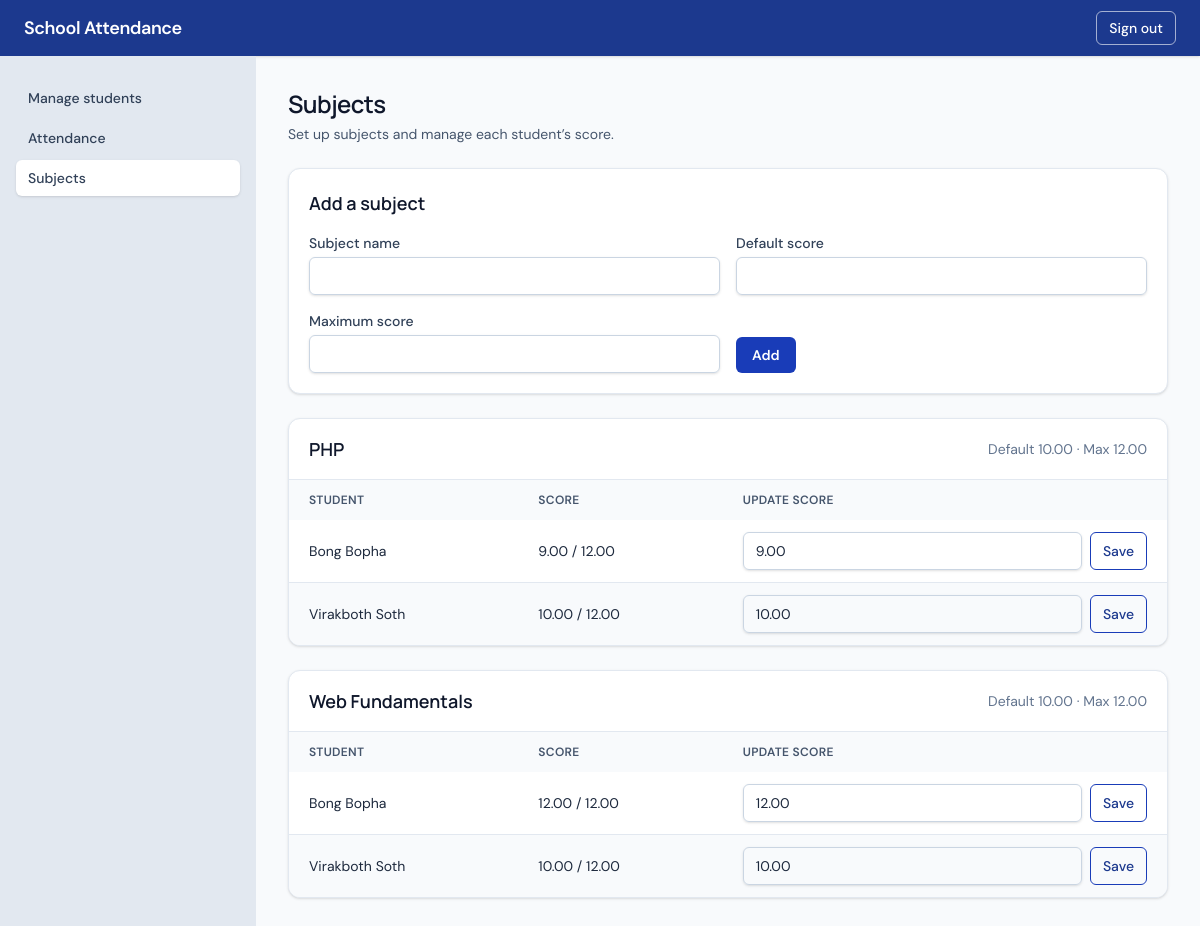
Page /staff/subjects.php (signed in) on the committed database.
### tables this page shows
CREATE TABLE `subjects` (
  `id` int(10) UNSIGNED NOT NULL,
  `name` varchar(120) NOT NULL,
  `default_score` decimal(7,2) UNSIGNED NOT NULL,
  `max_score` decimal(7,2) UNSIGNED NOT NULL
);

CREATE TABLE `student_subject_scores` (
  `student_id` int(10) UNSIGNED NOT NULL,
  `subject_id` int(10) UNSIGNED NOT NULL,
  `score` decimal(7,2) UNSIGNED NOT NULL
);

CREATE TABLE `users` (
  `id` int(10) UNSIGNED NOT NULL,
  `full_name` varchar(120) NOT NULL,
  `username` varchar(80) NOT NULL,
  `password` varchar(255) NOT NULL,
  `role` enum('student','staff') NOT NULL
);

### auth.php (called while the page is built, shortened)
<?php
function escape_html(string $value): string
{
    return htmlspecialchars($value, ENT_QUOTES | ENT_SUBSTITUTE, 'UTF-8');
}

### staff/subjects.php (the view, shortened to what this page needs)
<?php
require_once __DIR__ . '/../auth.php';
require_once __DIR__ . '/../config.php';
$subjects = mysqli_query($link, 'select id, name, default_score, max_score from subjects order by name');
require __DIR__ . '/../header.php';
?>
<div class="mb-6 flex items-center justify-between">
    <div>
        <h1 class="mb-1 text-2xl font-semibold tracking-tight text-slate-900">Subjects</h1>
        <p class="text-sm text-slate-600">
            Set up subjects and manage each student’s score.
        </p>
    </div>
</div>
<div class="mb-6 rounded-xl border border-slate-200 bg-white p-5 shadow-sm">
        <h2 class="mb-4 text-lg font-semibold text-slate-900">Add a subject</h2>
        <form method="post" class="grid items-end gap-4 md:grid-cols-2 xl:grid-cols-4">
            <div>
                <label class="mb-1 block text-sm font-medium text-slate-700" for="name">Subject name</label>
                <input class="block w-full rounded-md border border-slate-300 px-3 py-2 text-sm shadow-sm focus:border-blue-500 focus:outline-none focus:ring-2 focus:ring-blue-100" id="name" name="name" maxlength="120" required>
            </div>
            <div>
                <label class="mb-1 block text-sm font-medium text-slate-700" for="default_score">Default score</label>
                <input
                    class="block w-full rounded-md border border-slate-300 px-3 py-2 text-sm shadow-sm focus:border-blue-500 focus:outline-none focus:ring-2 focus:ring-blue-100"
                    type="number"
                    id="default_score"
                    name="default_score"
                    min="0"
                    max="99999.99"
                    step="0.01"
                    required
                >
            </div>
            <div>
                <label class="mb-1 block text-sm font-medium text-slate-700" for="max_score">Maximum score</label>
                <input
                    class="block w-full rounded-md border border-slate-300 px-3 py-2 text-sm shadow-sm focus:border-blue-500 focus:outline-none focus:ring-2 focus:ring-blue-100"
                    type="number"
                    id="max_score"
                    name="max_score"
                    min="0"
                    max="99999.99"
                    step="0.01"
                    required
                >
            </div>
            <div>
                <button class="rounded-md bg-blue-800 px-4 py-2 text-sm font-semibold text-white hover:bg-blue-900 focus:outline-none focus:ring-2 focus:ring-blue-600 focus:ring-offset-2" type="submit">Add</button>
            </div>
        </form>
</div>
<?php if (mysqli_num_rows($subjects) === 0): ?>
    <div class="rounded-xl border border-slate-200 bg-white p-5 text-sm text-slate-500 shadow-sm">No subjects have been added yet.</div>
<?php else: ?>
    <?php while ($subject = mysqli_fetch_assoc($subjects)): ?>
        <?php
        $score_statement = mysqli_prepare(
            $link,
            'select u.id, u.full_name, ss.score '
                . 'from users u join student_subject_scores ss on ss.student_id = u.id '
                . 'where u.role = \'student\' and ss.subject_id = ? order by u.full_name'
        );
        mysqli_stmt_bind_param($score_statement, 'i', $subject['id']);
        mysqli_stmt_execute($score_statement);
        $student_scores = mysqli_stmt_get_result($score_statement);
        ?>
        <section class="mb-6 overflow-hidden rounded-xl border border-slate-200 bg-white shadow-sm" aria-labelledby="subject-<?= (int) $subject['id'] ?>">
            <div class="flex flex-wrap items-center justify-between gap-2 border-b border-slate-200 px-5 py-4">
                <h2 class="text-lg font-semibold text-slate-900" id="subject-<?= (int) $subject['id'] ?>"><?= escape_html($subject['name']) ?></h2>
                <span class="text-sm text-slate-500">
                    Default <?= escape_html((string) $subject['default_score']) ?>
                    · Max <?= escape_html((string) $subject['max_score']) ?>
                </span>
            </div>
            <div class="overflow-x-auto">
                <table class="w-full text-left text-sm">
                    <thead class="bg-slate-50 text-xs uppercase tracking-wide text-slate-600">
                        <tr>
                            <th class="px-5 py-3 font-semibold">Student</th>
                            <th class="px-5 py-3 font-semibold">Score</th>
                            <th class="px-5 py-3 font-semibold">Update score</th>
                        </tr>
                    </thead>
                    <tbody class="divide-y divide-slate-200">
                        <?php if (mysqli_num_rows($student_scores) === 0): ?>
                            <tr>
                                <td colspan="3" class="px-5 py-4 text-slate-500">No students yet.</td>
                            </tr>
                        <?php else: ?>
                            <?php while ($student = mysqli_fetch_assoc($student_scores)): ?>
                                <tr class="odd:bg-white even:bg-slate-50">
                                    <td class="px-5 py-3"><?= escape_html($student['full_name']) ?></td>
                                    <td class="px-5 py-3">
                                        <?= escape_html((string) $student['score']) ?>
                                        / <?= escape_html((string) $subject['max_score']) ?>
                                    </td>
                                    <td class="px-5 py-3">
                                        <form method="post" class="flex min-w-56 gap-2">
                                            <input
                                                class="min-w-0 flex-1 rounded-md border border-slate-300 px-3 py-2 text-sm shadow-sm focus:border-blue-500 focus:outline-none focus:ring-2 focus:ring-blue-100"
                                                type="number"
                                                name="score"
                                                value="<?= escape_html((string) $student['score']) ?>"
                                                min="0"
                                                max="<?= escape_html((string) $subject['max_score']) ?>"
                                                step="0.01"
                                                aria-label="Score for <?= escape_html($student['full_name']) ?>"
                                                required
                                            >
                                            <button class="rounded-md border border-blue-800 px-3 py-2 text-sm font-medium text-blue-900 hover:bg-blue-50 focus:outline-none focus:ring-2 focus:ring-blue-600" type="submit">Save</button>
                                        </form>
                                    </td>
                                </tr>
                            <?php endwhile; ?>
                        <?php endif; ?>
                    </tbody>
                </table>
            </div>
        </section>
    <?php endwhile; ?>
<?php endif; ?>
<?php
require __DIR__ . '/../footer.php';
?>

### style.css (style rules this page uses)
body { font-family: 'DM Sans', sans-serif; }
h1, h2, h3 { font-family: 'Manrope', sans-serif; }

### rows in the picture
subjects: name "PHP", default_score "10.00", max_score "12.00"
student_subject_scores: student.full_name "Bong Bopha", score "9.00", subject.max_score "12.00"
student_subject_scores: student.full_name "Virakboth Soth", score "10.00", subject.max_score "12.00"
subjects: name "Web Fundamentals", default_score "10.00", max_score "12.00"
student_subject_scores: student.full_name "Bong Bopha", score "12.00", subject.max_score "12.00"
student_subject_scores: student.full_name "Virakboth Soth", score "10.00", subject.max_score "12.00"
